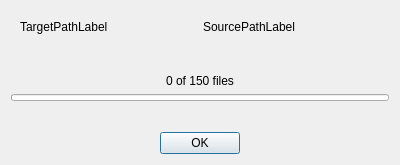
<?xml version="1.0" encoding="UTF-8"?>
<ui version="4.0">
 <class>ProgressDialog</class>
 <widget class="QDialog" name="ProgressDialog">
  <property name="geometry">
   <rect>
    <x>0</x>
    <y>0</y>
    <width>400</width>
    <height>165</height>
   </rect>
  </property>
  <property name="windowTitle">
   <string>Dialog</string>
  </property>
  <layout class="QGridLayout" name="gridLayout">
   <item row="2" column="0">
    <spacer name="verticalSpacer">
     <property name="orientation">
      <enum>Qt::Vertical</enum>
     </property>
     <property name="sizeHint" stdset="0">
      <size>
       <width>20</width>
       <height>40</height>
      </size>
     </property>
    </spacer>
   </item>
   <item row="3" column="0">
    <widget class="QDialogButtonBox" name="buttonBox">
     <property name="orientation">
      <enum>Qt::Horizontal</enum>
     </property>
     <property name="standardButtons">
      <set>QDialogButtonBox::Ok</set>
     </property>
     <property name="centerButtons">
      <bool>true</bool>
     </property>
    </widget>
   </item>
   <item row="0" column="0">
    <layout class="QVBoxLayout" name="verticalLayout">
     <item>
      <widget class="QFrame" name="horizontalFrame">
       <layout class="QHBoxLayout" name="horizontalLayout_2">
        <item>
         <widget class="QLabel" name="TargetPathLabel">
          <property name="text">
           <string>TargetPathLabel</string>
          </property>
         </widget>
        </item>
        <item>
         <widget class="QLabel" name="SourcePathLabel">
          <property name="text">
           <string>SourcePathLabel</string>
          </property>
         </widget>
        </item>
       </layout>
      </widget>
     </item>
     <item>
      <layout class="QHBoxLayout" name="horizontalLayout"/>
     </item>
     <item>
      <spacer name="verticalSpacer_2">
       <property name="orientation">
        <enum>Qt::Vertical</enum>
       </property>
       <property name="sizeHint" stdset="0">
        <size>
         <width>20</width>
         <height>40</height>
        </size>
       </property>
      </spacer>
     </item>
     <item>
      <widget class="QLabel" name="label">
       <property name="text">
        <string>0 of 150 files</string>
       </property>
       <property name="alignment">
        <set>Qt::AlignCenter</set>
       </property>
      </widget>
     </item>
     <item>
      <widget class="QProgressBar" name="progressBar">
       <property name="maximumSize">
        <size>
         <width>16777215</width>
         <height>7</height>
        </size>
       </property>
       <property name="styleSheet">
        <string notr="true"/>
       </property>
       <property name="value">
        <number>0</number>
       </property>
       <property name="alignment">
        <set>Qt::AlignCenter</set>
       </property>
       <property name="textVisible">
        <bool>false</bool>
       </property>
       <property name="invertedAppearance">
        <bool>false</bool>
       </property>
       <property name="textDirection">
        <enum>QProgressBar::TopToBottom</enum>
       </property>
      </widget>
     </item>
    </layout>
   </item>
  </layout>
 </widget>
 <resources/>
 <connections>
  <connection>
   <sender>buttonBox</sender>
   <signal>accepted()</signal>
   <receiver>ProgressDialog</receiver>
   <slot>accept()</slot>
   <hints>
    <hint type="sourcelabel">
     <x>248</x>
     <y>254</y>
    </hint>
    <hint type="destinationlabel">
     <x>157</x>
     <y>274</y>
    </hint>
   </hints>
  </connection>
  <connection>
   <sender>buttonBox</sender>
   <signal>rejected()</signal>
   <receiver>ProgressDialog</receiver>
   <slot>reject()</slot>
   <hints>
    <hint type="sourcelabel">
     <x>316</x>
     <y>260</y>
    </hint>
    <hint type="destinationlabel">
     <x>286</x>
     <y>274</y>
    </hint>
   </hints>
  </connection>
 </connections>
</ui>
